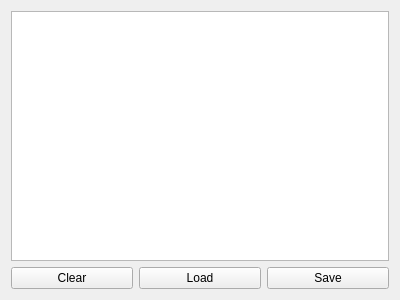
<?xml version="1.0" encoding="UTF-8"?>
<ui version="4.0">
 <class>Form</class>
 <widget class="QWidget" name="Form">
  <property name="geometry">
   <rect>
    <x>0</x>
    <y>0</y>
    <width>400</width>
    <height>300</height>
   </rect>
  </property>
  <property name="windowTitle">
   <string>Form</string>
  </property>
  <layout class="QVBoxLayout" name="verticalLayout">
   <item>
    <widget class="QTableView" name="tblImages">
     <property name="selectionBehavior">
      <enum>QAbstractItemView::SelectRows</enum>
     </property>
     <property name="showGrid">
      <bool>false</bool>
     </property>
     <property name="gridStyle">
      <enum>Qt::DotLine</enum>
     </property>
     <property name="sortingEnabled">
      <bool>false</bool>
     </property>
     <property name="wordWrap">
      <bool>false</bool>
     </property>
     <attribute name="horizontalHeaderCascadingSectionResizes">
      <bool>true</bool>
     </attribute>
     <attribute name="horizontalHeaderStretchLastSection">
      <bool>true</bool>
     </attribute>
    </widget>
   </item>
   <item>
    <widget class="QWidget" name="widget_3" native="true">
     <layout class="QHBoxLayout" name="horizontalLayout_2">
      <property name="leftMargin">
       <number>0</number>
      </property>
      <property name="topMargin">
       <number>0</number>
      </property>
      <property name="rightMargin">
       <number>0</number>
      </property>
      <property name="bottomMargin">
       <number>0</number>
      </property>
      <item>
       <widget class="QPushButton" name="btnClear">
        <property name="text">
         <string>Clear</string>
        </property>
        <property name="icon">
         <iconset resource="images.qrc">
          <normaloff>:/icons/resources/edit-clear.png</normaloff>:/icons/resources/edit-clear.png</iconset>
        </property>
       </widget>
      </item>
      <item>
       <widget class="QPushButton" name="btnLoad">
        <property name="text">
         <string>Load</string>
        </property>
        <property name="icon">
         <iconset resource="images.qrc">
          <normaloff>:/icons/resources/document-open.png</normaloff>:/icons/resources/document-open.png</iconset>
        </property>
       </widget>
      </item>
      <item>
       <widget class="QPushButton" name="btnSave">
        <property name="text">
         <string>Save</string>
        </property>
        <property name="icon">
         <iconset resource="images.qrc">
          <normaloff>:/icons/resources/document-save.png</normaloff>:/icons/resources/document-save.png</iconset>
        </property>
       </widget>
      </item>
     </layout>
    </widget>
   </item>
  </layout>
 </widget>
 <resources>
  <include location="images.qrc"/>
 </resources>
 <connections/>
</ui>
